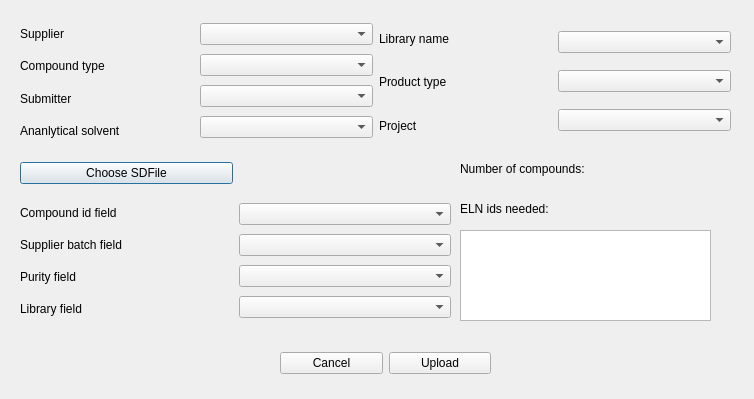
<?xml version="1.0" encoding="UTF-8"?>
<ui version="4.0">
 <class>Dialog</class>
 <widget class="QDialog" name="Dialog">
  <property name="geometry">
   <rect>
    <x>0</x>
    <y>0</y>
    <width>754</width>
    <height>399</height>
   </rect>
  </property>
  <property name="windowTitle">
   <string>Dialog</string>
  </property>
  <widget class="QWidget" name="layoutWidget_2">
   <property name="geometry">
    <rect>
     <x>20</x>
     <y>200</y>
     <width>431</width>
     <height>122</height>
    </rect>
   </property>
   <layout class="QHBoxLayout" name="horizontalLayout_5">
    <item>
     <layout class="QVBoxLayout" name="verticalLayout_5">
      <item>
       <widget class="QLabel" name="label_8">
        <property name="font">
         <font>
          <pointsize>9</pointsize>
         </font>
        </property>
        <property name="text">
         <string>Compound id field</string>
        </property>
       </widget>
      </item>
      <item>
       <widget class="QLabel" name="label_9">
        <property name="font">
         <font>
          <pointsize>9</pointsize>
         </font>
        </property>
        <property name="text">
         <string>Supplier batch field</string>
        </property>
       </widget>
      </item>
      <item>
       <widget class="QLabel" name="label_10">
        <property name="font">
         <font>
          <pointsize>9</pointsize>
         </font>
        </property>
        <property name="text">
         <string>Purity field</string>
        </property>
       </widget>
      </item>
      <item>
       <widget class="QLabel" name="label_11">
        <property name="font">
         <font>
          <pointsize>9</pointsize>
         </font>
        </property>
        <property name="text">
         <string>Library field</string>
        </property>
       </widget>
      </item>
     </layout>
    </item>
    <item>
     <layout class="QVBoxLayout" name="verticalLayout_6">
      <item>
       <widget class="QComboBox" name="cpdidfield_cb">
        <property name="font">
         <font>
          <pointsize>9</pointsize>
         </font>
        </property>
       </widget>
      </item>
      <item>
       <widget class="QComboBox" name="batchfield_cb">
        <property name="font">
         <font>
          <pointsize>9</pointsize>
         </font>
        </property>
       </widget>
      </item>
      <item>
       <widget class="QComboBox" name="purity_cb">
        <property name="font">
         <font>
          <pointsize>9</pointsize>
         </font>
        </property>
       </widget>
      </item>
      <item>
       <widget class="QComboBox" name="library_cb_2">
        <property name="font">
         <font>
          <pointsize>9</pointsize>
         </font>
        </property>
       </widget>
      </item>
     </layout>
    </item>
   </layout>
  </widget>
  <widget class="QPlainTextEdit" name="analyticallog_text">
   <property name="geometry">
    <rect>
     <x>460</x>
     <y>230</y>
     <width>251</width>
     <height>91</height>
    </rect>
   </property>
   <property name="font">
    <font>
     <pointsize>8</pointsize>
    </font>
   </property>
  </widget>
  <widget class="QWidget" name="">
   <property name="geometry">
    <rect>
     <x>20</x>
     <y>20</y>
     <width>711</width>
     <height>124</height>
    </rect>
   </property>
   <layout class="QHBoxLayout" name="horizontalLayout_3">
    <item>
     <layout class="QHBoxLayout" name="horizontalLayout">
      <item>
       <layout class="QVBoxLayout" name="verticalLayout">
        <item>
         <widget class="QLabel" name="label">
          <property name="font">
           <font>
            <pointsize>9</pointsize>
           </font>
          </property>
          <property name="text">
           <string>Supplier</string>
          </property>
         </widget>
        </item>
        <item>
         <widget class="QLabel" name="label_2">
          <property name="font">
           <font>
            <pointsize>9</pointsize>
           </font>
          </property>
          <property name="text">
           <string>Compound type</string>
          </property>
         </widget>
        </item>
        <item>
         <widget class="QLabel" name="label_4">
          <property name="font">
           <font>
            <pointsize>9</pointsize>
           </font>
          </property>
          <property name="text">
           <string>Submitter</string>
          </property>
         </widget>
        </item>
        <item>
         <widget class="QLabel" name="label_3">
          <property name="font">
           <font>
            <pointsize>9</pointsize>
           </font>
          </property>
          <property name="text">
           <string>Ananlytical solvent</string>
          </property>
         </widget>
        </item>
       </layout>
      </item>
      <item>
       <layout class="QVBoxLayout" name="verticalLayout_2">
        <item>
         <widget class="QComboBox" name="supplier_cb">
          <property name="font">
           <font>
            <pointsize>9</pointsize>
           </font>
          </property>
         </widget>
        </item>
        <item>
         <widget class="QComboBox" name="compoundtype_cb">
          <property name="font">
           <font>
            <pointsize>9</pointsize>
           </font>
          </property>
         </widget>
        </item>
        <item>
         <widget class="QComboBox" name="submitter_cb">
          <property name="font">
           <font>
            <pointsize>9</pointsize>
           </font>
          </property>
         </widget>
        </item>
        <item>
         <widget class="QComboBox" name="solvent_cb">
          <property name="font">
           <font>
            <pointsize>9</pointsize>
           </font>
          </property>
         </widget>
        </item>
       </layout>
      </item>
     </layout>
    </item>
    <item>
     <layout class="QHBoxLayout" name="horizontalLayout_2">
      <item>
       <layout class="QVBoxLayout" name="verticalLayout_3">
        <item>
         <widget class="QLabel" name="label_5">
          <property name="font">
           <font>
            <pointsize>9</pointsize>
           </font>
          </property>
          <property name="text">
           <string>Library name</string>
          </property>
         </widget>
        </item>
        <item>
         <widget class="QLabel" name="label_6">
          <property name="font">
           <font>
            <pointsize>9</pointsize>
           </font>
          </property>
          <property name="text">
           <string>Product type</string>
          </property>
         </widget>
        </item>
        <item>
         <widget class="QLabel" name="label_7">
          <property name="font">
           <font>
            <pointsize>9</pointsize>
           </font>
          </property>
          <property name="text">
           <string>Project</string>
          </property>
         </widget>
        </item>
       </layout>
      </item>
      <item>
       <layout class="QVBoxLayout" name="verticalLayout_4">
        <item>
         <widget class="QComboBox" name="library_cb">
          <property name="font">
           <font>
            <pointsize>9</pointsize>
           </font>
          </property>
         </widget>
        </item>
        <item>
         <widget class="QComboBox" name="producttype_cb">
          <property name="font">
           <font>
            <pointsize>9</pointsize>
           </font>
          </property>
         </widget>
        </item>
        <item>
         <widget class="QComboBox" name="project_cb">
          <property name="font">
           <font>
            <pointsize>9</pointsize>
           </font>
          </property>
         </widget>
        </item>
       </layout>
      </item>
     </layout>
    </item>
   </layout>
  </widget>
  <widget class="QWidget" name="">
   <property name="geometry">
    <rect>
     <x>20</x>
     <y>160</y>
     <width>431</width>
     <height>27</height>
    </rect>
   </property>
   <layout class="QHBoxLayout" name="horizontalLayout_4">
    <item>
     <widget class="QPushButton" name="selectsdf_btn">
      <property name="font">
       <font>
        <pointsize>9</pointsize>
       </font>
      </property>
      <property name="text">
       <string>Choose SDFile</string>
      </property>
     </widget>
    </item>
    <item>
     <widget class="QLabel" name="sdfname_lab">
      <property name="font">
       <font>
        <pointsize>9</pointsize>
       </font>
      </property>
      <property name="text">
       <string/>
      </property>
     </widget>
    </item>
   </layout>
  </widget>
  <widget class="QWidget" name="">
   <property name="geometry">
    <rect>
     <x>280</x>
     <y>350</y>
     <width>211</width>
     <height>27</height>
    </rect>
   </property>
   <layout class="QHBoxLayout" name="horizontalLayout_6">
    <item>
     <widget class="QPushButton" name="cancel_btn">
      <property name="text">
       <string>Cancel</string>
      </property>
     </widget>
    </item>
    <item>
     <widget class="QPushButton" name="upload_btn">
      <property name="text">
       <string>Upload</string>
      </property>
     </widget>
    </item>
   </layout>
  </widget>
  <widget class="QWidget" name="">
   <property name="geometry">
    <rect>
     <x>460</x>
     <y>160</y>
     <width>211</width>
     <height>17</height>
    </rect>
   </property>
   <layout class="QHBoxLayout" name="horizontalLayout_7">
    <item>
     <widget class="QLabel" name="label_13">
      <property name="font">
       <font>
        <pointsize>9</pointsize>
       </font>
      </property>
      <property name="text">
       <string>Number of compounds:</string>
      </property>
     </widget>
    </item>
    <item>
     <widget class="QLabel" name="compoudcount_lab">
      <property name="font">
       <font>
        <pointsize>9</pointsize>
       </font>
      </property>
      <property name="text">
       <string/>
      </property>
     </widget>
    </item>
   </layout>
  </widget>
  <widget class="QWidget" name="">
   <property name="geometry">
    <rect>
     <x>460</x>
     <y>200</y>
     <width>181</width>
     <height>17</height>
    </rect>
   </property>
   <layout class="QHBoxLayout" name="horizontalLayout_8">
    <item>
     <widget class="QLabel" name="label_12">
      <property name="font">
       <font>
        <pointsize>9</pointsize>
       </font>
      </property>
      <property name="text">
       <string>ELN ids needed: </string>
      </property>
     </widget>
    </item>
    <item>
     <widget class="QLabel" name="nrofelnids_lab">
      <property name="font">
       <font>
        <pointsize>9</pointsize>
       </font>
      </property>
      <property name="text">
       <string/>
      </property>
     </widget>
    </item>
   </layout>
  </widget>
 </widget>
 <resources/>
 <connections/>
</ui>
